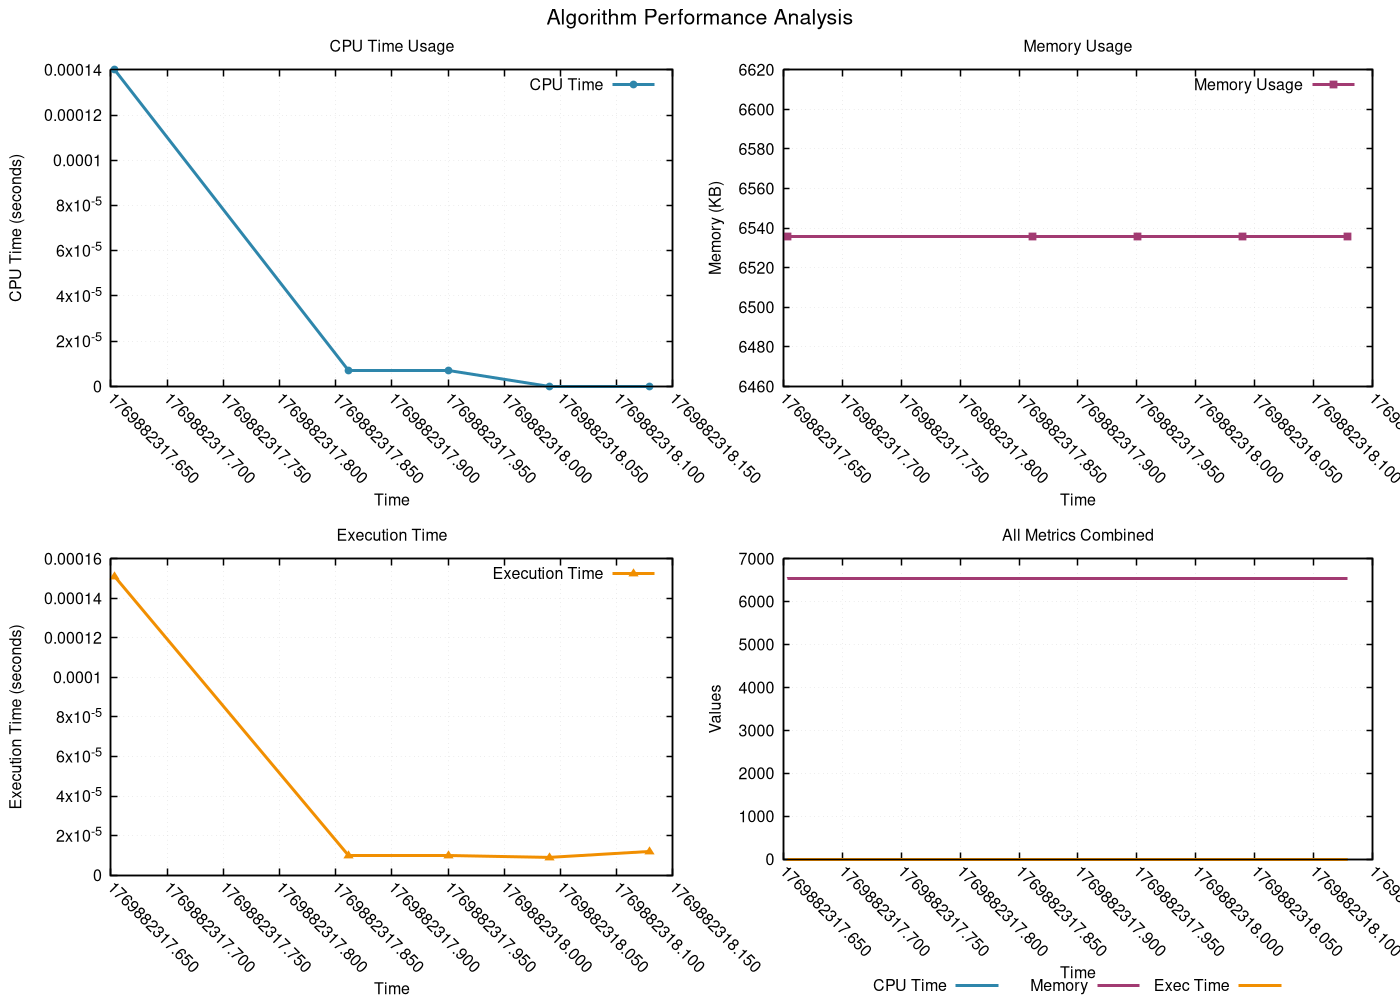

The gnuplot source for this figure:
# GNUplot script for resource monitoring
set terminal pngcairo enhanced font 'Helvetica,12' size 1400,1000
set output 'png/interpolation_search_20260131_225833.png'

set multiplot layout 2,2 title 'Algorithm Performance Analysis' font 'Helvetica,16'
set style line 1 lc rgb '#2E86AB' lt 1 lw 3 pt 7 ps 0.8
set style line 2 lc rgb '#A23B72' lt 1 lw 3 pt 5 ps 0.8
set style line 3 lc rgb '#F18F01' lt 1 lw 3 pt 9 ps 0.8
set style line 4 lc rgb '#F19C79' lt 1 lw 3 pt 11 ps 0.8
set style line 5 lc rgb '#0ABB9F' lt 1 lw 3 pt 13 ps 0.8

set format x "%.3f"
set xtics rotate by -45
set autoscale x

set title 'CPU Time Usage'
set xlabel 'Time'
set ylabel 'CPU Time (seconds)'
set grid linestyle 1 lc rgb '#D3D3D3' lt 0 lw 1
set border linewidth 1.5
plot 'png/interpolation_search_20260131_225833.dat' using 1:2 with linespoints ls 1 title 'CPU Time'
set title 'Memory Usage'
set xlabel 'Time'
set ylabel 'Memory (KB)'
set grid linestyle 1 lc rgb '#D3D3D3' lt 0 lw 1
set border linewidth 1.5
plot 'png/interpolation_search_20260131_225833.dat' using 1:3 with linespoints ls 2 title 'Memory Usage'
set title 'Execution Time'
set xlabel 'Time'
set ylabel 'Execution Time (seconds)'
set grid linestyle 1 lc rgb '#D3D3D3' lt 0 lw 1
set border linewidth 1.5
plot 'png/interpolation_search_20260131_225833.dat' using 1:4 with linespoints ls 3 title 'Execution Time'
set title 'All Metrics Combined'
set xlabel 'Time'
set ylabel 'Values'
set grid linestyle 1 lc rgb '#D3D3D3' lt 0 lw 1
set border linewidth 1.5
set key outside center bottom horizontal
plot 'png/interpolation_search_20260131_225833.dat' using 1:2 with lines ls 1 title 'CPU Time', \
     'png/interpolation_search_20260131_225833.dat' using 1:3 with lines ls 2 title 'Memory', \
     'png/interpolation_search_20260131_225833.dat' using 1:4 with lines ls 3 title 'Exec Time'
unset multiplot
